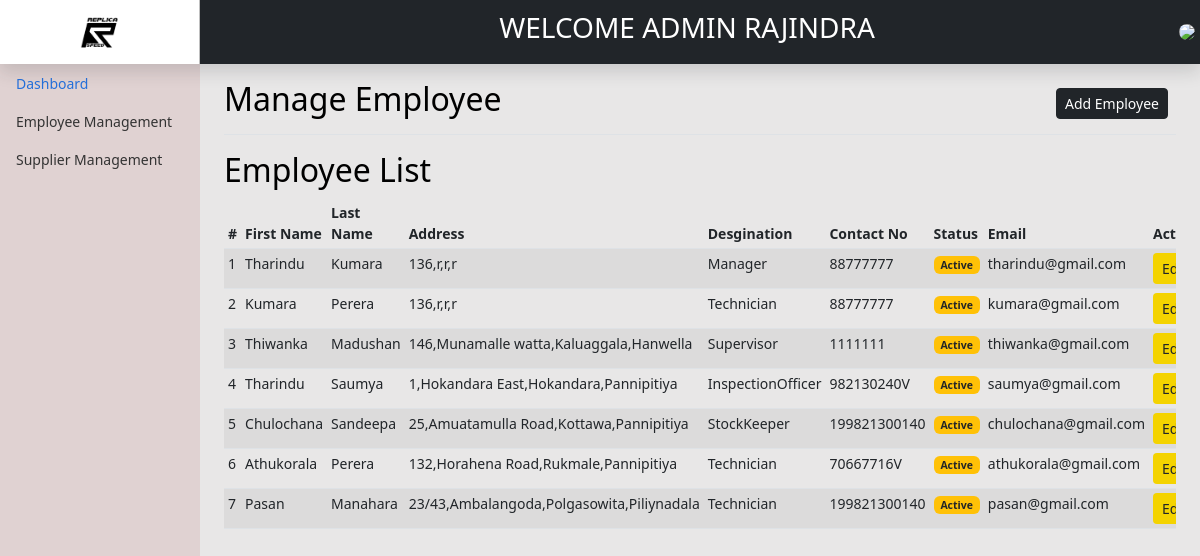
The page /backend/user/employee/viewEmp.php (signed in) on the database its author committed.
### tables this page shows
CREATE TABLE IF NOT EXISTS `users` (
  `UserId` int(11) NOT NULL AUTO_INCREMENT,
  `Title` varchar(10) NOT NULL,
  `UserImage` varchar(255) DEFAULT NULL,
  `FirstName` varchar(100) NOT NULL,
  `LastName` varchar(100) NOT NULL,
  `Email` varchar(255) NOT NULL,
  `Password` varchar(255) NOT NULL,
  `UserRole` varchar(100) NOT NULL,
  `depId` int(11) DEFAULT NULL,
  `HouseNo` varchar(100) NOT NULL,
  `Lane` varchar(100) NOT NULL,
  `Street` varchar(100) NOT NULL,
  `City` varchar(100) NOT NULL,
  `Gender` varchar(10) NOT NULL,
  `NIC` varchar(12) NOT NULL,
  `Status` int(1) NOT NULL,
  `passwordreset` varchar(255) DEFAULT NULL,
  `AddUser` int(11) DEFAULT NULL,
  `AddDate` date DEFAULT NULL,
  `UpdateUser` int(11) DEFAULT NULL,
  `UpdateDate` date DEFAULT NULL,
  PRIMARY KEY (`UserId`)
);

### backend/user/employee/viewEmp.php (the view, shortened to what this page needs)
<?php include'../../header.php'; ?>
<main class="col-md-9 ms-sm-auto col-lg-10 px-md-4 ">
    <div class="d-flex justify-content-between flex-wrap flex-md-nowrap align-items-center pt-3 pb-2 mb-3 border-bottom">
        <h1 class="h2">Manage Employee</h1>
        <div class="btn-toolbar mb-2 mb-md-0">
            <div class="btn-group me-2">
                <a href="addEmp.php" class="btn btn-sm btn-dark">Add Employee</a>
            </div>
        </div>
    </div>
    <h2>Employee List</h2>
    <div class="table-responsive" >
        <?php
        $db = dbconn();
        $sql = "SELECT UserId,FirstName,Lastname,Email,HouseNo,Lane,Street,City,Gender,NIC,Status,UserRole FROM users WHERE UserRole<>'admin'";
        $result = $db->query($sql);
        ?>
        <table class="table table-striped table-sm">
            <thead>
                <tr>
                    <th scope="col">#</th>
                    <th scope="col">First Name</th>
                    <th scope="col">Last Name</th>
                    <th scope="col">Address</th>
                    <th scope="col">Desgination</th>
                    <th scope="col">Contact No</th>
                    <th scope="col">Status</th>
                    <th scope="col">Email</th>
                    <th scope="col">Actions</th>
                </tr>
            </thead>
            <tbody>
                <?php
                if ($result->num_rows >= 0) {
                    $n = 1;
                    while ($row = $result->fetch_assoc()) {
                        ?>
                        <tr>
                            <td><?= $n ?></td>
                            <td><?= $row['FirstName'] ?></td>
                            <td><?= $row['Lastname'] ?></td>
                            <td><?= $row['HouseNo'] . "," . $row['Lane'] . "," . $row['Street'] . "," . $row['City'] ?></td>
                            <td><?= ucwords($row['UserRole']) ?></td>
                            <td><?= $row['NIC'] ?></td>
                            <td>
                                <?php
                                $StatusUser = $row['Status'];
                                $statusDescription = '';
                                switch ($StatusUser) {
                                    case 1:
                                        $statusDescription = "Active";
                                        $statusColor = "badge bg-warning text-dark btn-sm";
                                        break;
                                }
                                ?>
                                <span class='<?= $statusColor; ?>'><?= $statusDescription; ?> </span>
                            </td>
                            <td><?= $row['Email'] ?></td>
                            <td>
                                <?php if ($row['UserRole'] == 'admin') { ?>
                                    <form method='post' action="viewEmpDetails.php">
                                        <input type="hidden" name="UserId" value="<?= $row['UserId'] ?>">
                                        <button type="submit"  class="btn btn-sm" style='background-color: #F4D300;' name="action" value="edit" disabled>Edit</button>
                                    </form>
                                <td>
                                    <form method='post' action="delete.php">
                                        <input type="hidden" name="UserId" value="<?= $row['UserId'] ?>">
                                        <button type="submit" class="btn btn-sm" style="background-color: #900700" name="action" value="delete" disabled>Delete</button>
                                    </form>
                                </td>
                                <td>
                                <?php } else {
                                    ?>
                                    <form method='post' action="viewEmpDetails.php">
                                        <button type="submit"  class="btn btn-sm" style='background-color: #F4D300;' name="action" value="edit">Edit</button>
                                    </form>
                                </td>
                                <?php }
                                ?>
                        </tr>
                        <?php
                        $n++;
                    }
                }
                ?>
            </tbody>
        </table>
    </div>
</main>
<?php include'../../footer.php'; ?>

### backend/assets/css/dashboard.css (style rules this page uses)
body { font-size: .875rem; }

### rows shown on the page
users: FirstName "Tharindu", LastName "Kumara", HouseNo "136", Lane "r", Street "r", City "r", UserRole "Manager", NIC "88777777", Status "Active", Email "tharindu@gmail.com"
users: FirstName "Kumara", LastName "Perera", HouseNo "136", Lane "r", Street "r", City "r", UserRole "Technician", NIC "88777777", Status "Active", Email "kumara@gmail.com"
users: FirstName "Thiwanka", LastName "Madushan", HouseNo "146", Lane "Munamalle watta", Street "Kaluaggala", City "Hanwella", UserRole "Supervisor", NIC "1111111", Status "Active", Email "thiwanka@gmail.com"
users: FirstName "Tharindu", LastName "Saumya", HouseNo "1", Lane "Hokandara East", Street "Hokandara", City "Pannipitiya", UserRole "InspectionOfficer", NIC "982130240V", Status "Active", Email "saumya@gmail.com"
users: FirstName "Chulochana", LastName "Sandeepa", HouseNo "25", Lane "Amuatamulla Road", Street "Kottawa", City "Pannipitiya", UserRole "StockKeeper", NIC "199821300140", Status "Active", Email "chulochana@gmail.com"
users: FirstName "Athukorala", LastName "Perera", HouseNo "132", Lane "Horahena Road", Street "Rukmale", City "Pannipitiya", UserRole "Technician", NIC "70667716V", Status "Active", Email "athukorala@gmail.com"
users: FirstName "Pasan", LastName "Manahara", HouseNo "23/43", Lane "Ambalangoda", Street "Polgasowita", City "Piliynadala", UserRole "Technician", NIC "199821300140", Status "Active", Email "pasan@gmail.com"

### other values the page prints
$_SESSION["userrole"] "ADMIN"
$_SESSION["FirstName"] "RAJINDRA"
